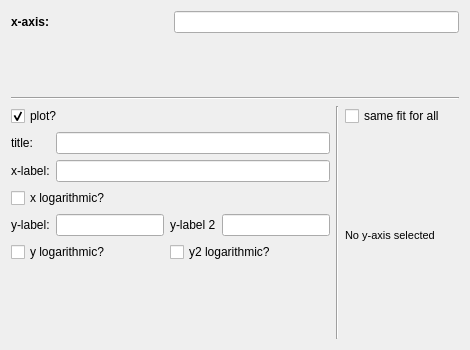
<?xml version="1.0" encoding="UTF-8"?>
<ui version="4.0">
 <class>Plot_Definer</class>
 <widget class="QWidget" name="Plot_Definer">
  <property name="geometry">
   <rect>
    <x>0</x>
    <y>0</y>
    <width>470</width>
    <height>350</height>
   </rect>
  </property>
  <property name="windowTitle">
   <string>Form</string>
  </property>
  <layout class="QGridLayout" name="gridLayout">
   <item row="0" column="1" colspan="3">
    <widget class="Variable_Box" name="lineEdit_x_axis"/>
   </item>
   <item row="0" column="0">
    <widget class="QLabel" name="label_5">
     <property name="font">
      <font>
       <pointsize>9</pointsize>
       <weight>75</weight>
       <bold>true</bold>
      </font>
     </property>
     <property name="text">
      <string>x-axis:</string>
     </property>
    </widget>
   </item>
   <item row="4" column="0" colspan="2">
    <widget class="QCheckBox" name="checkBox_plot">
     <property name="text">
      <string>plot?</string>
     </property>
     <property name="checked">
      <bool>true</bool>
     </property>
    </widget>
   </item>
   <item row="3" column="0" colspan="4">
    <widget class="Line" name="line">
     <property name="orientation">
      <enum>Qt::Horizontal</enum>
     </property>
    </widget>
   </item>
   <item row="5" column="3" rowspan="4">
    <widget class="QLabel" name="fit_definer">
     <property name="font">
      <font>
       <pointsize>8</pointsize>
       <weight>50</weight>
       <bold>false</bold>
      </font>
     </property>
     <property name="text">
      <string>No y-axis selected</string>
     </property>
    </widget>
   </item>
   <item row="4" column="3">
    <widget class="QCheckBox" name="checkBox_same_fit">
     <property name="text">
      <string>same fit for all </string>
     </property>
    </widget>
   </item>
   <item row="1" column="0" colspan="4">
    <widget class="QWidget" name="y_axes" native="true"/>
   </item>
   <item row="5" column="0" rowspan="4" colspan="2">
    <widget class="QWidget" name="plotting_group" native="true">
     <layout class="QGridLayout" name="gridLayout_2">
      <property name="leftMargin">
       <number>0</number>
      </property>
      <property name="topMargin">
       <number>0</number>
      </property>
      <property name="rightMargin">
       <number>0</number>
      </property>
      <property name="bottomMargin">
       <number>0</number>
      </property>
      <item row="1" column="0">
       <widget class="QLabel" name="label_2">
        <property name="text">
         <string>x-label:</string>
        </property>
       </widget>
      </item>
      <item row="3" column="0">
       <widget class="QLabel" name="label_3">
        <property name="text">
         <string>y-label:</string>
        </property>
       </widget>
      </item>
      <item row="3" column="1">
       <widget class="QLineEdit" name="lineEdit_ylabel"/>
      </item>
      <item row="2" column="0" colspan="4">
       <widget class="QCheckBox" name="checkBox_xlog">
        <property name="text">
         <string>x logarithmic?</string>
        </property>
       </widget>
      </item>
      <item row="5" column="0" colspan="2">
       <widget class="QCheckBox" name="checkBox_ylog">
        <property name="text">
         <string>y logarithmic?</string>
        </property>
       </widget>
      </item>
      <item row="1" column="1" colspan="3">
       <widget class="QLineEdit" name="lineEdit_xlabel"/>
      </item>
      <item row="3" column="2">
       <widget class="QLabel" name="label_4">
        <property name="text">
         <string>y-label 2</string>
        </property>
       </widget>
      </item>
      <item row="5" column="2" colspan="2">
       <widget class="QCheckBox" name="checkBox_ylog2">
        <property name="text">
         <string>y2 logarithmic?</string>
        </property>
       </widget>
      </item>
      <item row="3" column="3">
       <widget class="QLineEdit" name="lineEdit_ylabel2"/>
      </item>
      <item row="0" column="0">
       <widget class="QLabel" name="label">
        <property name="text">
         <string>title:</string>
        </property>
       </widget>
      </item>
      <item row="0" column="1" colspan="3">
       <widget class="QLineEdit" name="lineEdit_title"/>
      </item>
      <item row="6" column="0" colspan="4">
       <spacer name="verticalSpacer">
        <property name="orientation">
         <enum>Qt::Vertical</enum>
        </property>
        <property name="sizeHint" stdset="0">
         <size>
          <width>0</width>
          <height>0</height>
         </size>
        </property>
       </spacer>
      </item>
     </layout>
    </widget>
   </item>
   <item row="4" column="2" rowspan="5">
    <widget class="Line" name="line_2">
     <property name="orientation">
      <enum>Qt::Vertical</enum>
     </property>
    </widget>
   </item>
  </layout>
 </widget>
 <customwidgets>
  <customwidget>
   <class>Variable_Box</class>
   <extends>QLineEdit</extends>
   <header>CAMELS.ui_widgets.variable_tool_tip_box</header>
  </customwidget>
 </customwidgets>
 <resources/>
 <connections/>
</ui>
